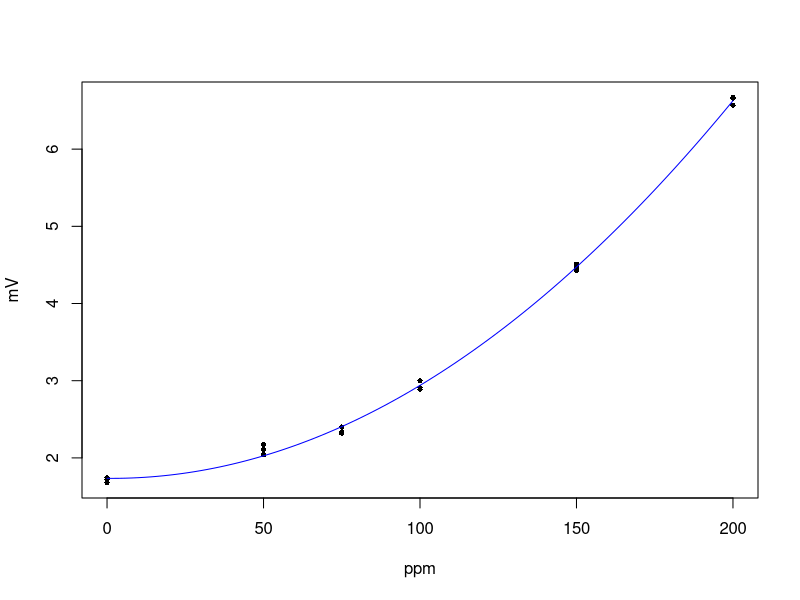
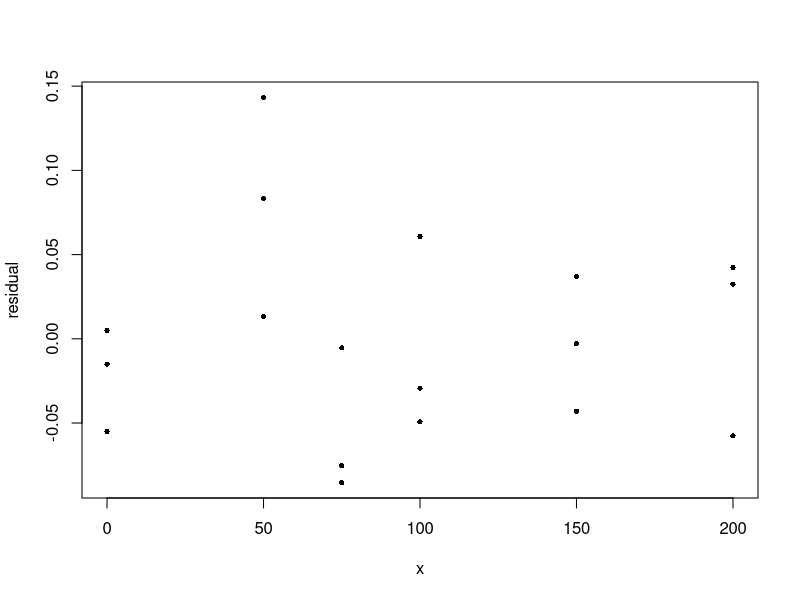

Reproduce these figures in R, in order.
# 3
x = c(0,0,0,50,50,50,75,75,75,100,100,100,150,150,150,200,200,200)
y = c(1.72,1.68,1.74,2.04,2.11,2.17,2.40,2.32,2.33,2.91,3.00,2.89,4.47,4.51,4.43,6.67,6.66,6.57)
z = x*x
lm(y ~ x+z)
plot(x, y, xlab="ppm", ylab="mV", cex=0.7, pch = 16)
curve(0.0001242*x**2-0.0003772*x+1.7350418, add=TRUE, col='blue')
yi = 0.0001242*x**2-0.0003772*x+1.7350418
y-yi
plot(x,y-yi,ylab="residual",cex=0.7, pch = 16)

# 6
p = 1-pchisq(1.16, 1)
p
qchisq(0.95, 1)
(300**2+700**2)/500000

# 7
((42-36)**2+(42-36)**2+(43-36)**2+(48-36)**2+(20-36)**2+(21-36)**2)/36
((24-18)**2+(19-18)**2+(18-18)**2+(21-18)**2+(13-18)**2+(13-18)**2)/18

qchisq(0.95,1)
qchisq(0.99,1)
